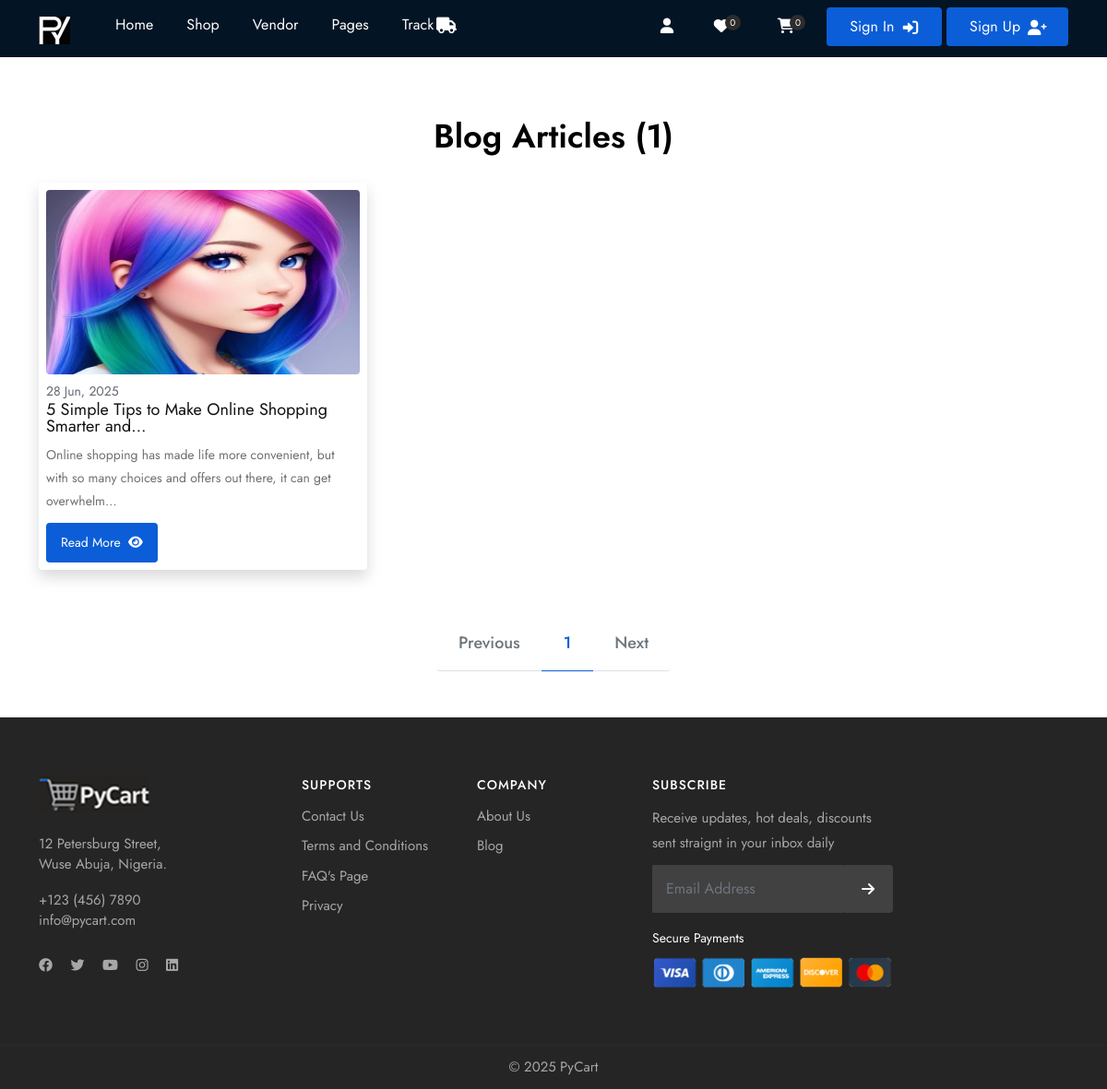
Screenshot of /blog/ with the database file from the repository.
### blog/models.py (models this page shows, shortened)
class Blog(models.Model):
    image = models.ImageField(upload_to='blog_images', blank=True, null=True)
    title = models.CharField(max_length=200)
    slug = models.SlugField(max_length=350, unique=True, blank=True)
    author = models.ForeignKey(userauths_models.User, on_delete=models.CASCADE)
    content = CKEditor5Field(config_name='extends', null=True, blank=True)
    category = models.ForeignKey(Category, on_delete=models.SET_NULL, null=True)
    tags = models.CharField(max_length=200, null=True, blank=True)
    status = models.CharField(max_length=10, choices=STATUS_CHOICES, default="Published")
    likes = models.ManyToManyField(userauths_models.User, blank=True, related_name="likes")
    views = models.PositiveIntegerField(default=0)
    is_featured = models.BooleanField(default=False)
    date = models.DateTimeField(auto_now=True)

### blog/views.py (the view)
# urls.py: path("", views.blog_list, name="blog_list"),
def blog_list(request):
    blogs_list = blog_models.Blog.objects.all().order_by('-date')
    blogs = paginate_queryset(request, blogs_list, 10)
    wishlist_count = customer_models.Wishlist.objects.filter(user=request.user).count() if request.user.is_authenticated else 0
    context = {
        'blogs': blogs,
        'blogs_list': blogs_list,
        'wishlist_count': wishlist_count,
    }
    return render(request, 'blog/blog_list.html', context)

### plugin/paginate_queryset.py (called while the page is built)
def paginate_queryset(request, queryset, per_page):
    paginator = Paginator(queryset, per_page)
    page_number = request.GET.get('page')
    return paginator.get_page(page_number)

### store/context.py (called while the page is built)
def default(request):
    try:
        cart_id = request.session['cart_id']
        total_cart_items = store_models.Cart.objects.filter(cart_id=cart_id).count()
    except:
         total_cart_items = 0
    return {
        'total_cart_items': total_cart_items
}

### templates/blog/blog_list.html
{% extends 'partials/base.html' %} {% load static %} {% load humanize %} {% block content %}
    <section class="middle">
        <div class="container">
            <div class="row justify-content-center">
                <div class="col-xl-12 col-lg-12 col-md-12 col-sm-12">
                    <div class="sec_title position-relative text-center">
                        <h1 class="ft-bold pt-3">Blog Articles ({{blogs_list.count}})</h1>
                    </div>
                </div>
            </div>
            <div class="row">
               {% for blog in blogs %}
                    <div class="col-xl-4 col-lg-4 col-md-4 col-sm-12">
                        <div class="_blog_wrap shadow p-2 rounded">
                            <div class="_blog_thumb mb-2">
                                <a href="{% url 'blog:blog_detail' blog.slug %}" class="d-block">
                                    {% if blog.image %}
                                        <img src="{{blog.image.url}}" style="width: 100%; height: 200px; border-radius: 5px;" class="img-fluid rounded" alt="" />
                                    {% endif %}
                                </a>
                            </div>
                            <div class="_blog_caption">
                                <span class="text-muted mb-3">{{blog.date|date:"d M, Y"}}</span>
                                <h5 class="bl_title lh-1"><a href="{% url 'blog:blog_detail' blog.slug %}">{{blog.title|truncatechars:50}}</a></h5>
                                <p>{{blog.content|safe|truncatechars:150}}</p>
                                <a href="{% url 'blog:blog_detail' blog.slug %}" class="btn bg-primary text-white btn-sm rounded fs-sm">Read More <i class="fas fa-eye ms-1"></i></a>
                            </div>
                        </div>
                    </div>
               {% endfor %}
            </div>
            <nav>
                <ul class="pagination">
                    {% if blogs.has_previous %}
                        <li class="page-item">
                            <a class="page-link" href="?page={{ blogs.previous_page_number }}">Previous</a>
                        </li>
                    {% else %}
                        <li class="page-item disabled">
                            <span class="page-link">Previous</span>
                        </li>
                    {% endif %}
                    {% for num in blogs.paginator.page_range %}
                        <li class="page-item {% if blogs.number == num %}active{% endif %}">
                            <a class="page-link" href="?page={{ num }}">{{ num }}</a>
                        </li>
                    {% endfor %}
                    {% if blogs.has_next %}
                        <li class="page-item">
                            <a class="page-link" href="?page={{ blogs.next_page_number }}">Next</a>
                        </li>
                    {% else %}
                        <li class="page-item disabled">
                            <span class="page-link">Next</span>
                        </li>
                    {% endif %}
                </ul>
            </nav>
        </div>
    </section>
{% endblock content %}

### rows the page displays
Blog: image (placeholder picture), date "28 Jun, 2025", title "5 Simple Tips to Make Online Shopping Smarter and…", content "Online shopping has made life more convenient, but with so many choices and offers out there, it can get overwhelm…"

### other values shown
{{ wishlist_count }} "0"
{{ total_cart_items }} "0"
{{ blogs_list.count }} "1"
{{ num }} "1"
